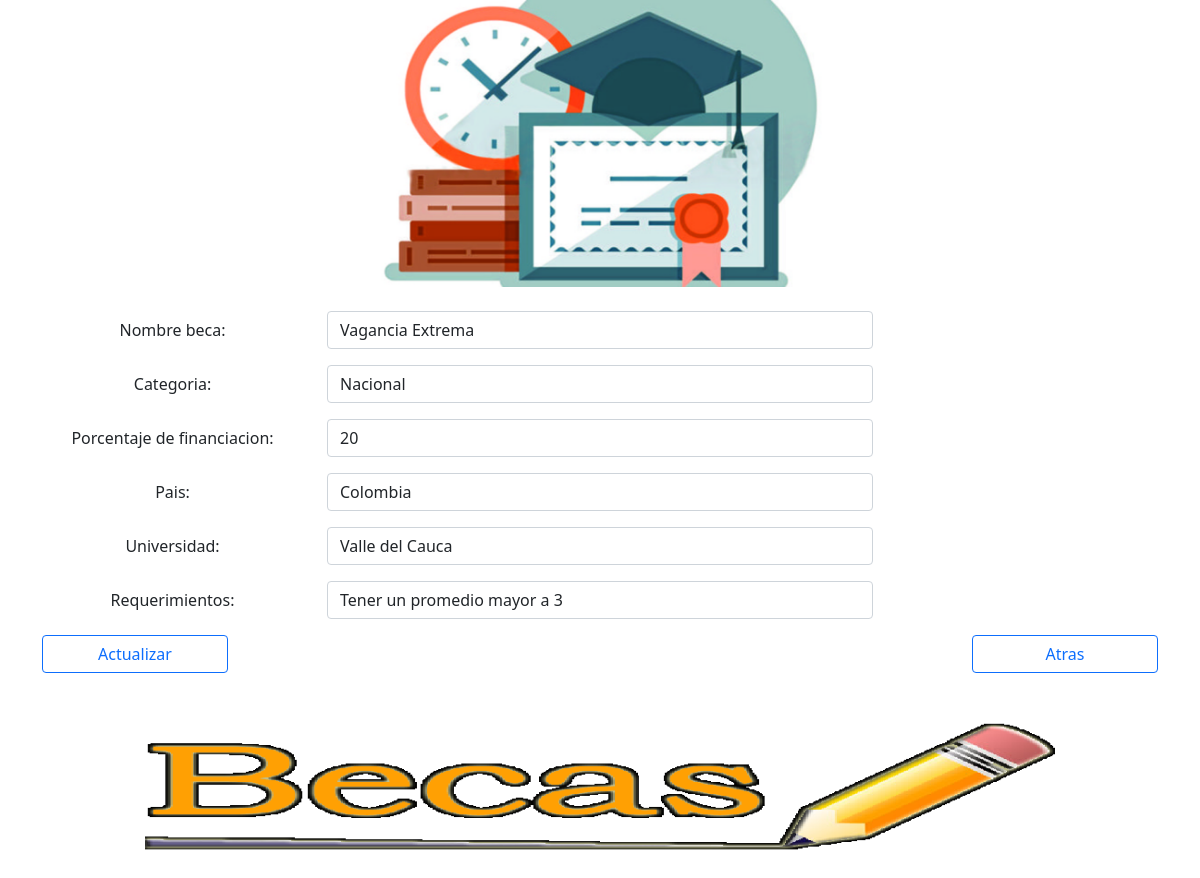
/editarbeca/1, run on an earlier commit of the app's database.
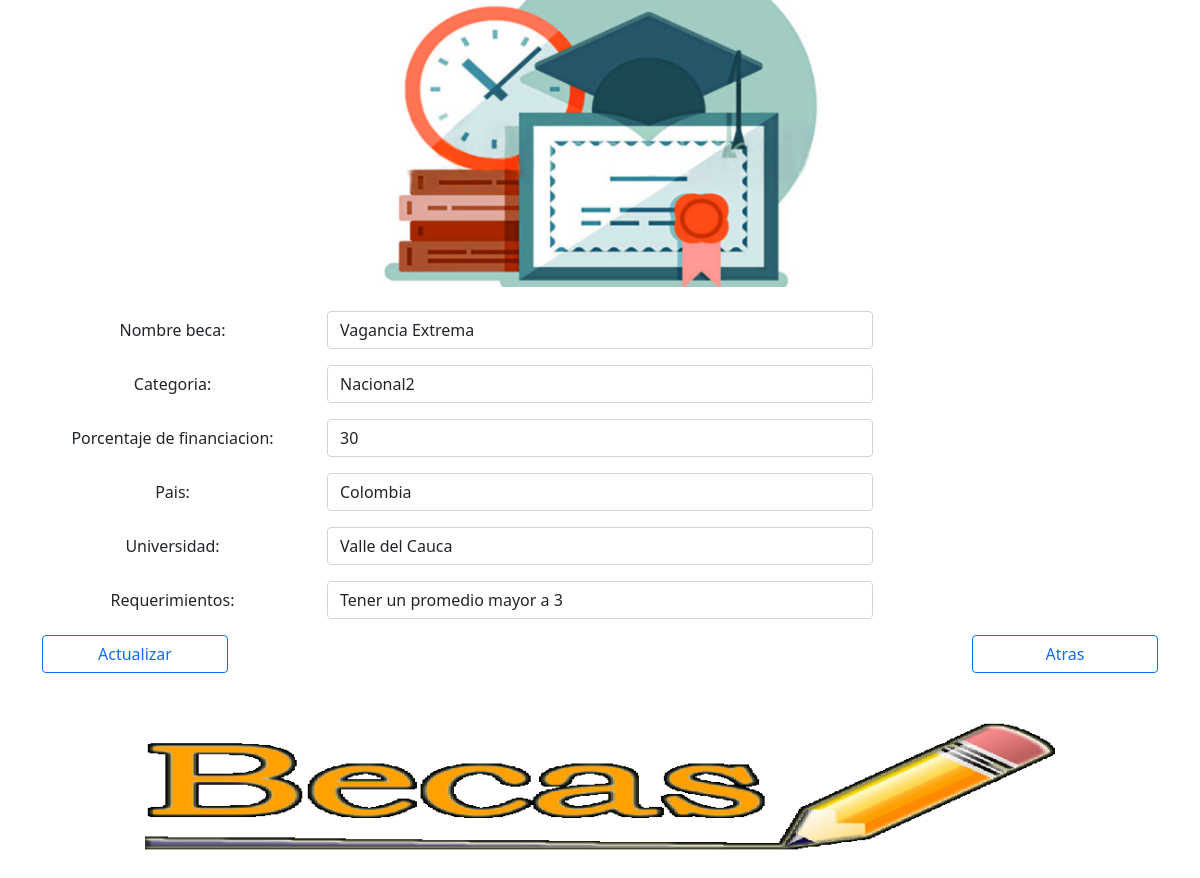
And on a later commit of the database.
### beca/models.py (models this page shows)
class Beca(models.Model):
    id = models.AutoField(primary_key=True)
    Categoria = models.CharField(max_length=100)
    Nombre = models.CharField(max_length=100)
    Porcentaje_F = models.IntegerField(max_length=100)
    Pais = models.CharField(max_length=100)
    Universidad = models.CharField(max_length=100)
    Requirimientos = models.CharField(max_length=100)
    Popularidad = models.IntegerField(max_length=100)

### beca/views.py (the view)
# urls.py: path('editarbeca/<int:id>', views.editarbecaget,name="editarbeca"),
def editarbecaget(request,id):
    beca = Beca.objects.get(id=id)
    return render(request,'editar.html', {"beca": beca})

### beca/templates/editar.html (shortened to what this page needs)
<!DOCTYPE html>
{% load static %}
<html lang="en">
    <head>
    <link href="https://cdn.jsdelivr.net/npm/bootstrap@5.1.3/dist/css/bootstrap.min.css" rel="stylesheet">
  </head>
  <body>
    <div class="container text-center">
        <div class="container mb-4 text-center">
            <img src="{% static 'imagenes/beca.jpg' %}" class="img-fluid col-6" alt="ImgBeca">
        </div>
    <form action="/editarbecaput/{{ beca.id }}" method="POST"> {% csrf_token %}
            <div class="row mb-3">
                <label for="inputEmail3" class="col-sm-3 col-form-label">Nombre beca:</label>
                <div class="col-sm-6">
                    <input class="form-control" name="TxNombre" type="text" value="{{ beca.Nombre }}" aria-label="Disabled input example"  >
                </div>
            </div>
            <div class="row mb-3">
                <label for="inputEmail3" class="col-sm-3 col-form-label">Categoria:</label>
                <div class="col-sm-6">
                    <input class="form-control" name="TxCategoria" type="text" value="{{ beca.Categoria }}" aria-label="Disabled input example"  >
                </div>
            </div>
            <div class="row mb-3">
                <label for="inputEmail3" class="col-sm-3 col-form-label">Porcentaje de financiacion:</label>
                <div class="col-sm-6">
                    <input class="form-control" name="Porcentaje_F" type="text" value="{{ beca.Porcentaje_F }}" aria-label="Disabled input example"  >
                </div>
            </div>
            <div class="row mb-3">
                <label for="inputEmail3" class="col-sm-3 col-form-label">Pais:</label>
                <div class="col-sm-6">
                    <input class="form-control" name="Pais" type="text" value="{{ beca.Pais }}" aria-label="Disabled input example"  >
                </div>
            </div>
            <div class="row mb-3">
                <label for="inputEmail3" class="col-sm-3 col-form-label">Universidad:</label>
                <div class="col-sm-6">
                    <input class="form-control" name="Universidad" type="text" value="{{ beca.Universidad }}" aria-label="Disabled input example"  >
                </div>
            </div>
            <div class="row mb-3">
                <label for="inputEmail3" class="col-sm-3 col-form-label">Requerimientos:</label>
                <div class="col-sm-6">
                    <input class="form-control" name="Requerimientos" value="{{ beca.Requirimientos }}" aria-label="Disabled input example"  >
                </div>
            </div>
            <div class="container mb-5 text-center">
                <div class="row">
                <button  type="submit" class="btn btn-outline-primary col-2" > Actualizar </button>
                <div class="col-8"></div>
                <a class="btn btn-outline-primary col-2" href="{% url 'index'  %}"> Atras </a>
                </div>
            </div>
        </form>
        <div class="container mb-4 text-center">
            <img src="{% static 'imagenes/beca2.png' %}" class="img-fluid col-10" alt="ImgBeca">
        </div>
    </div>
</body>
</html>

What changed in the data, as far as the page shows it:
changed Beca "Vagancia Extrema": TxCategoria "Nacional" → "Nacional2"; Porcentaje_F "20" → "30"
